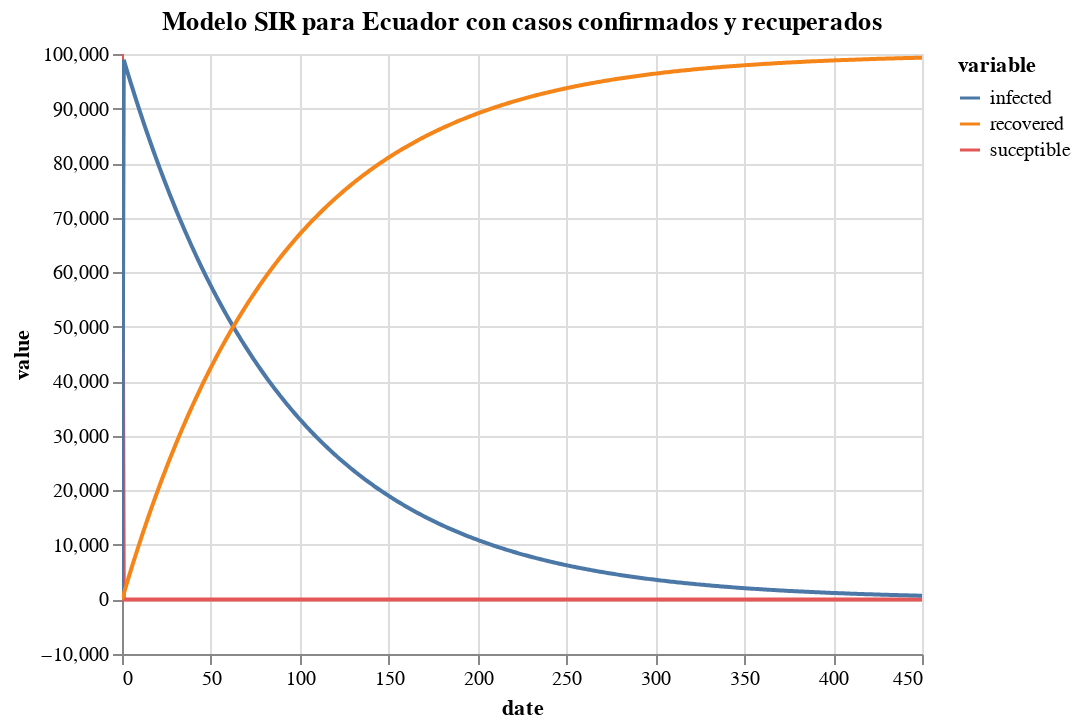

Notebook cell for this chart:
### Code cell
#GRAFICA DE LA PRIMERA FUNCION
alt.Chart(df_cr.melt('date')).mark_line().encode(
    x='date',
    y=alt.Y('value'),
    color='variable'
).properties(
    title='Modelo SIR para Ecuador con casos confirmados y recuperados'
).interactive()

### Figure 1 — Vega-Lite specification as saved in the notebook (floating-point values rounded to 4 significant figures; data arrays with more than 128 entries replaced by an {"elided": "..."} marker saying what was removed)
{"config": {"view": {"continuousWidth": 400, "continuousHeight": 300}}, "data": {"name": "data-6feff75a65b3428ec181ffbe43d1d879"}, "mark": "line", "encoding": {"color": {"type": "nominal", "field": "variable"}, "x": {"type": "quantitative", "field": "date"}, "y": {"type": "quantitative", "field": "value"}}, "selection": {"selector003": {"type": "interval", "bind": "scales", "encodings": ["x", "y"]}}, "title": "Modelo SIR para Ecuador con casos confirmados y recuperados", "$schema": "https://vega.github.io/schema/vega-lite/v4.8.1.json", "datasets": {"data-6feff75a65b3428ec181ffbe43d1d879": {"elided": "1353 records"}}}
